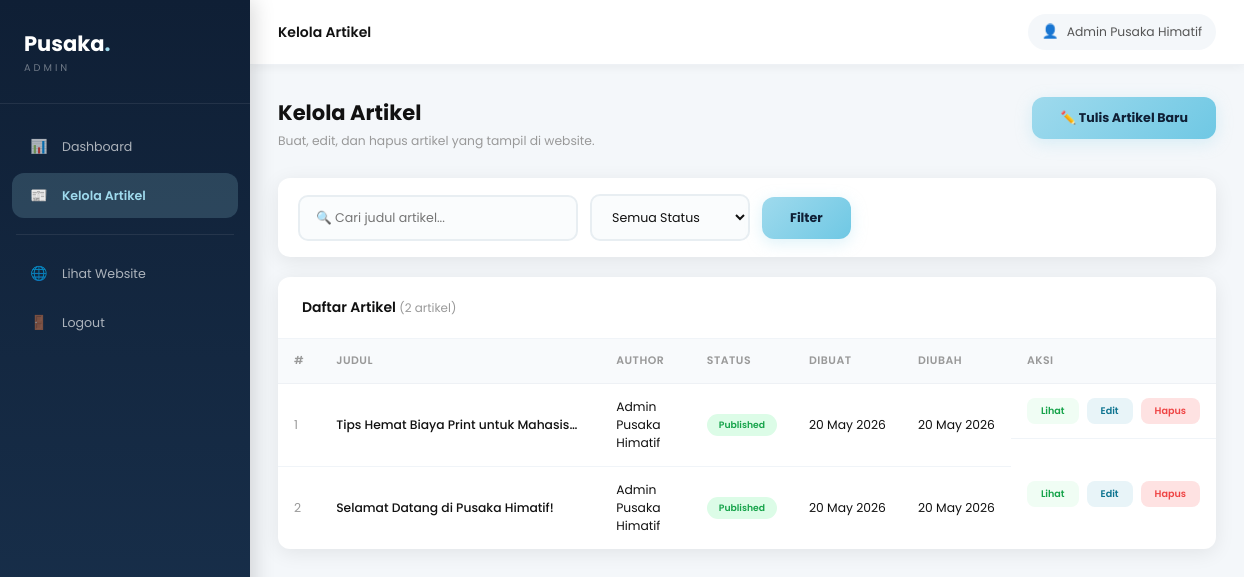
Page /admin/artikel/index.php (signed in) on the committed database.
### tables this page shows
CREATE TABLE IF NOT EXISTS `artikel` (
  `id`         INT UNSIGNED     NOT NULL AUTO_INCREMENT,
  `judul`      VARCHAR(255)     NOT NULL,
  `slug`       VARCHAR(255)     NOT NULL UNIQUE,
  `konten`     LONGTEXT         NOT NULL,
  `ringkasan`  TEXT             NULL     COMMENT 'Deskripsi singkat untuk preview card',
  `gambar`     VARCHAR(255)     NULL     COMMENT 'Nama file gambar di uploads/artikel/',
  `author_id`  INT UNSIGNED     NOT NULL,
  `status`     ENUM('published','draft') NOT NULL DEFAULT 'published',
  `created_at` DATETIME         NOT NULL DEFAULT CURRENT_TIMESTAMP,
  `updated_at` DATETIME         NOT NULL DEFAULT CURRENT_TIMESTAMP ON UPDATE CURRENT_TIMESTAMP,
  PRIMARY KEY (`id`),
  KEY `idx_status` (`status`),
  KEY `idx_author` (`author_id`),
  CONSTRAINT `fk_artikel_author` FOREIGN KEY (`author_id`) REFERENCES `admin` (`id`) ON DELETE CASCADE
);

### admin/artikel/index.php (the view, shortened to what this page needs)
<?php
$db = getDB();
$status = $_GET['status'] ?? 'all';
$search = trim($_GET['q'] ?? '');
$where  = [];
$params = [];
$whereSQL = $where ? 'WHERE ' . implode(' AND ', $where) : '';
$artikels = $db->prepare(
    "SELECT a.id, a.judul, a.status, a.created_at, a.updated_at, ad.nama AS author
     FROM artikel a
     JOIN admin ad ON a.author_id = ad.id
     $whereSQL
     ORDER BY a.created_at DESC"
);
$artikels->execute($params);
$artikels = $artikels->fetchAll();
?>
<!DOCTYPE html>
<html lang="id">
<head>
  <link rel="stylesheet" href="../assets/admin.css" />
</head>
<body class="admin-body">
  <aside class="sidebar" id="sidebar">
    <div class="sidebar-logo">
      <span class="logo-text">Pusaka<span class="accent">.</span></span>
      <span class="logo-sub">Admin</span>
    </div>
    <nav class="sidebar-nav">
      <a href="../index.php" class="nav-item">
        <span class="nav-icon">📊</span> Dashboard
      </a>
      <a href="index.php" class="nav-item active">
        <span class="nav-icon">📰</span> Kelola Artikel
      </a>
      <div class="nav-divider"></div>
      <a href="../../index.php" class="nav-item" target="_blank">
        <span class="nav-icon">🌐</span> Lihat Website
      </a>
      <a href="../logout.php" class="nav-item nav-logout">
        <span class="nav-icon">🚪</span> Logout
      </a>
    </nav>
  </aside>
  <div class="admin-main">
    <header class="admin-topbar">
      <div class="topbar-title">Kelola Artikel</div>
      <div class="topbar-user">
        <span class="user-avatar">👤</span>
        <span><?= htmlspecialchars($_SESSION['admin_nama'] ?? 'Admin') ?></span>
      </div>
    </header>
    <div class="admin-content">
      <div class="page-header" style="display:flex;justify-content:space-between;align-items:flex-start;flex-wrap:wrap;gap:14px;">
        <div>
          <h1 class="page-title">Kelola Artikel</h1>
          <p class="page-subtitle">Buat, edit, dan hapus artikel yang tampil di website.</p>
        </div>
        <a href="create.php" class="btn-primary" style="text-decoration:none;display:inline-flex;align-items:center;gap:8px;">
          ✏️ Tulis Artikel Baru
        </a>
      </div>
      <div class="section-card" style="margin-bottom:20px;">
        <div style="padding:16px 20px;display:flex;gap:12px;flex-wrap:wrap;align-items:center;">
          <form method="GET" style="display:flex;gap:12px;flex-wrap:wrap;flex:1;align-items:center;">
            <input
              type="text"
              name="q"
              placeholder="🔍 Cari judul artikel..."
              value="<?= htmlspecialchars($search) ?>"
              class="form-control"
              style="max-width:280px;"
            />
            <select name="status" class="form-control" style="max-width:160px;">
              <option value="all"      <?= $status === 'all'       ? 'selected' : '' ?>>Semua Status</option>
            </select>
            <button type="submit" class="btn-primary">Filter</button>
          </form>
        </div>
      </div>
      <div class="section-card">
        <div class="section-header">
          <h2 class="section-title">
            Daftar Artikel
            <span style="font-weight:400;color:#999;font-size:0.85em;">(<?= count($artikels) ?> artikel)</span>
          </h2>
        </div>
        <?php if (empty($artikels)): ?>
          <div class="empty-state">
            <div class="empty-icon">📭</div>
            <p>Tidak ada artikel ditemukan. <a href="create.php">Tulis artikel baru!</a></p>
          </div>
        <?php else: ?>
          <div class="table-wrapper">
            <table class="data-table">
              <thead>
                <tr>
                  <th>#</th>
                  <th>Judul</th>
                  <th>Author</th>
                  <th>Status</th>
                  <th>Dibuat</th>
                  <th>Diubah</th>
                  <th>Aksi</th>
                </tr>
              </thead>
              <tbody>
                <?php foreach ($artikels as $i => $art): ?>
                <tr>
                  <td style="color:#999;"><?= $i + 1 ?></td>
                  <td class="td-title"><?= htmlspecialchars($art['judul']) ?></td>
                  <td><?= htmlspecialchars($art['author']) ?></td>
                  <td>
                    <span class="badge badge-<?= $art['status'] === 'published' ? 'success' : 'warning' ?>">
                      <?= $art['status'] === 'published' ? 'Published' : 'Draft' ?>
                    </span>
                  </td>
                  <td style="white-space:nowrap;"><?= date('d M Y', strtotime($art['created_at'])) ?></td>
                  <td style="white-space:nowrap;"><?= date('d M Y', strtotime($art['updated_at'])) ?></td>
                  <td class="td-actions">
                    <a href="../../artikel.php?slug=<?= urlencode($art['id']) ?>" target="_blank" class="btn-action btn-view">Lihat</a>
                    <a href="edit.php?id=<?= $art['id'] ?>" class="btn-action btn-edit">Edit</a>
                    <a href="delete.php?id=<?= $art['id'] ?>" class="btn-action btn-delete">Hapus</a>
                  </td>
                </tr>
                <?php endforeach; ?>
              </tbody>
            </table>
          </div>
        <?php endif; ?>
      </div>
    </div>
  </div>
</body>
</html>

### rows in the picture
artikel: judul "Tips Hemat Biaya Print untuk Mahasis…", author.nama "Admin Pusaka Himatif", status "Published", created_at "20 May 2026", updated_at "20 May 2026"
artikel: judul "Selamat Datang di Pusaka Himatif!", author.nama "Admin Pusaka Himatif", status "Published", created_at "20 May 2026", updated_at "20 May 2026"

### other values in the picture
$_SESSION['admin_nama'] "Admin Pusaka Himatif"
count($artikels) "2"
